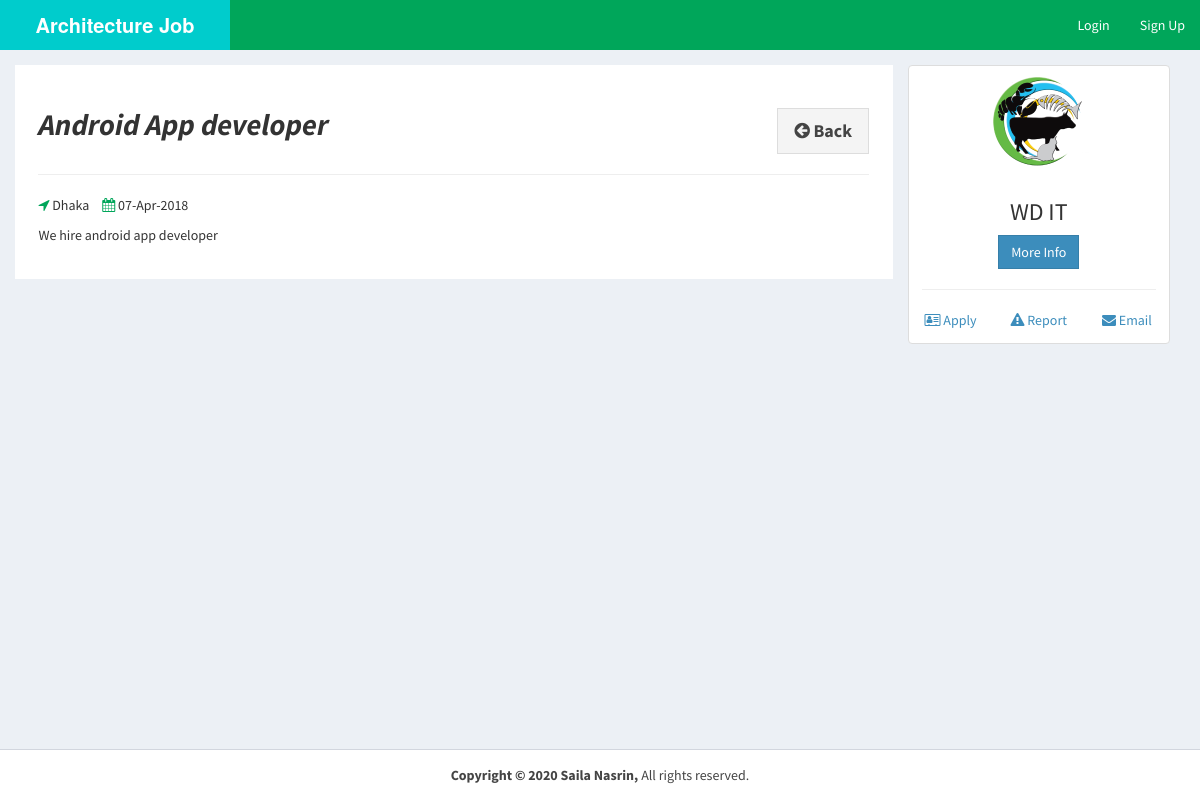
The app's page /view-job-post.php?id=2 with its own data.
### tables this page shows
CREATE TABLE `job_post` (
  `id_jobpost` int(11) NOT NULL,
  `id_company` int(11) NOT NULL,
  `jobtitle` varchar(255) NOT NULL,
  `description` text NOT NULL,
  `minimumsalary` varchar(255) NOT NULL,
  `maximumsalary` varchar(255) NOT NULL,
  `experience` varchar(255) NOT NULL,
  `qualification` varchar(255) NOT NULL,
  `createdat` timestamp NOT NULL DEFAULT current_timestamp()
);

CREATE TABLE `company` (
  `id_company` int(11) NOT NULL,
  `name` varchar(255) NOT NULL,
  `companyname` varchar(255) NOT NULL,
  `country` varchar(255) NOT NULL,
  `state` varchar(255) NOT NULL,
  `city` varchar(255) NOT NULL,
  `contactno` varchar(255) NOT NULL,
  `website` varchar(255) NOT NULL,
  `email` varchar(255) NOT NULL,
  `password` varchar(255) NOT NULL,
  `aboutme` varchar(255) DEFAULT NULL,
  `logo` varchar(255) NOT NULL,
  `createdAt` timestamp NOT NULL DEFAULT current_timestamp(),
  `active` int(11) NOT NULL DEFAULT 2
);

### view-job-post.php (the view, shortened to what this page needs)
<?php
require_once("db.php");
?>
<!DOCTYPE html>
<html>
<head>
  <link rel="stylesheet" href="https://cdnjs.cloudflare.com/ajax/libs/twitter-bootstrap/3.3.7/css/bootstrap.min.css">
  <link rel="stylesheet" href="https://cdnjs.cloudflare.com/ajax/libs/font-awesome/4.7.0/css/font-awesome.min.css">
  <link rel="stylesheet" href="https://cdnjs.cloudflare.com/ajax/libs/ionicons/2.0.1/css/ionicons.min.css">
  <link rel="stylesheet" href="css/AdminLTE.min.css">
  <link rel="stylesheet" href="css/_all-skins.min.css">
  <link rel="stylesheet" href="css/custom.css">
</head>
<body class="hold-transition skin-green sidebar-mini">
<div class="wrapper">
  <header class="main-header">
    <a href="index.php" class="logo logo-bg">
      <span class="logo-lg"><b>Architecture Job Portal</b></span>
    </a>
    <nav class="navbar navbar-static-top">
      <div class="navbar-custom-menu">
        <ul class="nav navbar-nav">
          <li>
            <a href="login.php">Login</a>
          </li>
          <li>
            <a href="sign-up.php">Sign Up</a>
          </li>
        </ul>
      </div>
    </nav>
  </header>
  <div class="content-wrapper" style="margin-left: 0px;">
  <?php
    $sql = "SELECT * FROM job_post INNER JOIN company ON job_post.id_company=company.id_company WHERE id_jobpost='$_GET[id]'";
    $result = $conn->query($sql);
    if($result->num_rows > 0)
    {
      while($row = $result->fetch_assoc())
      {
  ?>
    <section id="candidates" class="content-header">
      <div class="container">
        <div class="row">
          <div class="col-md-9 bg-white padding-2">
            <div class="pull-left">
              <h2><b><i><?php echo $row['jobtitle']; ?></i></b></h2>
            </div>
            <div class="pull-right">
              <a href="jobs.php" class="btn btn-default btn-lg btn-flat margin-top-20"><i class="fa fa-arrow-circle-left"></i><b> Back</b></a>
            </div>
            <div class="clearfix"></div>
            <hr>
            <div>
              <p><span class="margin-right-10"><i class="fa fa-location-arrow text-green"></i> <?php echo $row['city']; ?></span> <i class="fa fa-calendar text-green"></i> <?php echo date("d-M-Y", strtotime($row['createdat'])); ?></p>
            </div>
            <div>
              <?php echo stripcslashes($row['description']); ?>
            </div>
          </div>
          <div class="col-md-3">
            <div class="thumbnail">
              <img src="uploads/logo/<?php echo $row['logo']; ?>" alt="companylogo">
              <div class="caption text-center">
                <h3><?php echo $row['companyname']; ?></h3>
                <p><a href="#" class="btn btn-primary btn-flat" role="button">More Info</a>
                <hr>
                <div class="row">
                  <div class="col-md-4"><a href=""><i class="fa fa-address-card-o"></i> Apply</a></div>
                  <div class="col-md-4"><a href=""><i class="fa fa-warning"></i> Report</a></div>
                  <div class="col-md-4"><a href=""><i class="fa fa-envelope"></i> Email</a></div>
                </div>
              </div>
            </div>
          </div>
        </div>
      </div>
    </section>
    <?php
      }
    }
    ?>
  </div>
  <footer class="main-footer" style="margin-left: 0px;">
    <div class="text-center">
        <strong>Copyright &copy; 2020 Saila Nasrin,</strong> All rights
        reserved.
    </div>
  </footer>
</div>
</body>
</html>

### css/custom.css (style rules this page uses)
.logo-bg { background-color: #00CCCC !important; }
.margin-top-20 { margin-top: 20px; }
.padding-2 { padding: 2%; }
.bg-white { background-color: #fff; }
.margin-right-10 { margin-right: 10px; }

### records on screen
job_post: jobtitle "Android App developer", id_company.city "Dhaka", createdat "07-Apr-2018", description "We hire android app developer", id_company.logo (picture), id_company.companyname "WD IT"
